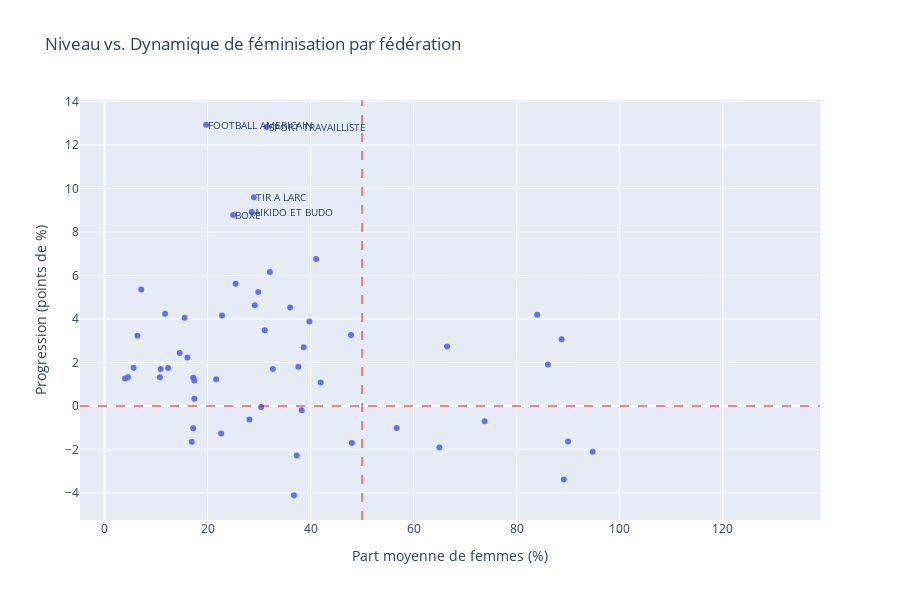

Notebook code cell kept with this figure:
### Code cell
import plotly.express as px
import pandas as pd

# Données
mean_level = rolling_avg.mean(axis=1) * 100
progression = 100 * (rolling_avg.iloc[:, -1] - rolling_avg.iloc[:, 0])

df_plot = pd.DataFrame({
    "federation": mean_level.index,
    "mean_level": mean_level.values,
    "progression": progression.values
})

# Scatter plot
fig = px.scatter(
    df_plot,
    x="mean_level",
    y="progression",
    hover_name="federation",
    labels={
        "mean_level": "Part moyenne de femmes (%)",
        "progression": "Progression (points de %)"
    },
    title="Niveau vs. Dynamique de féminisation par fédération",
    width = 900,
    height= 600
)

# Lignes de référence
fig.add_vline(x=50, line_dash="dash", line_color="red", opacity=0.5)
fig.add_hline(y=0, line_dash="dash", line_color="red", opacity=0.5)

# Annotation des 5 fédérations les plus féminisées
for fed in top_most_feminized.head(5).index:
    fig.add_annotation(
        x=mean_level[fed],
        y=progression[fed],
        text=fed,
        showarrow=False,
        xanchor="left",
        font=dict(size=10)
    )

fig.show()

### Figure 1 — Plotly figure (JSON) as saved in the notebook; plotly's stock layout.template omitted (floating-point values rounded to 4 significant figures; data arrays with more than 128 entries replaced by an {"elided": "..."} marker saying what was removed)
{"data": [{"hovertemplate": "<b>%{hovertext}</b><br><br>Part moyenne de femmes (%)=%{x}<br>Progression (points de %)=%{y}<extra></extra>", "hovertext": {"elided": "171 str values"}, "legendgroup": "", "marker": {"color": "#636efa", "symbol": "circle"}, "mode": "markers", "name": "", "orientation": "v", "showlegend": false, "type": "scatter", "x": {"elided": "171 float values"}, "xaxis": "x", "y": {"elided": "171 float values"}, "yaxis": "y"}], "layout": {"annotations": [{"font": {"size": 10}, "showarrow": false, "text": "FOOTBALL AMERICAIN", "x": 19.71, "xanchor": "left", "y": 12.93}, {"font": {"size": 10}, "showarrow": false, "text": "SPORT TRAVAILLISTE", "x": 31.45, "xanchor": "left", "y": 12.82}, {"font": {"size": 10}, "showarrow": false, "text": "TIR A LARC", "x": 28.98, "xanchor": "left", "y": 9.593}, {"font": {"size": 10}, "showarrow": false, "text": "AIKIDO ET BUDO", "x": 28.57, "xanchor": "left", "y": 8.92}, {"font": {"size": 10}, "showarrow": false, "text": "BOXE", "x": 24.96, "xanchor": "left", "y": 8.779}], "height": 600, "legend": {"tracegroupgap": 0}, "shapes": [{"line": {"color": "red", "dash": "dash"}, "opacity": 0.5, "type": "line", "x0": 50, "x1": 50, "xref": "x", "y0": 0, "y1": 1, "yref": "y domain"}, {"line": {"color": "red", "dash": "dash"}, "opacity": 0.5, "type": "line", "x0": 0, "x1": 1, "xref": "x domain", "y0": 0, "y1": 0, "yref": "y"}], "title": {"text": "Niveau vs. Dynamique de féminisation par fédération"}, "width": 900, "xaxis": {"anchor": "y", "domain": [0, 1], "title": {"text": "Part moyenne de femmes (%)"}}, "yaxis": {"anchor": "x", "domain": [0, 1], "title": {"text": "Progression (points de %)"}}}}
